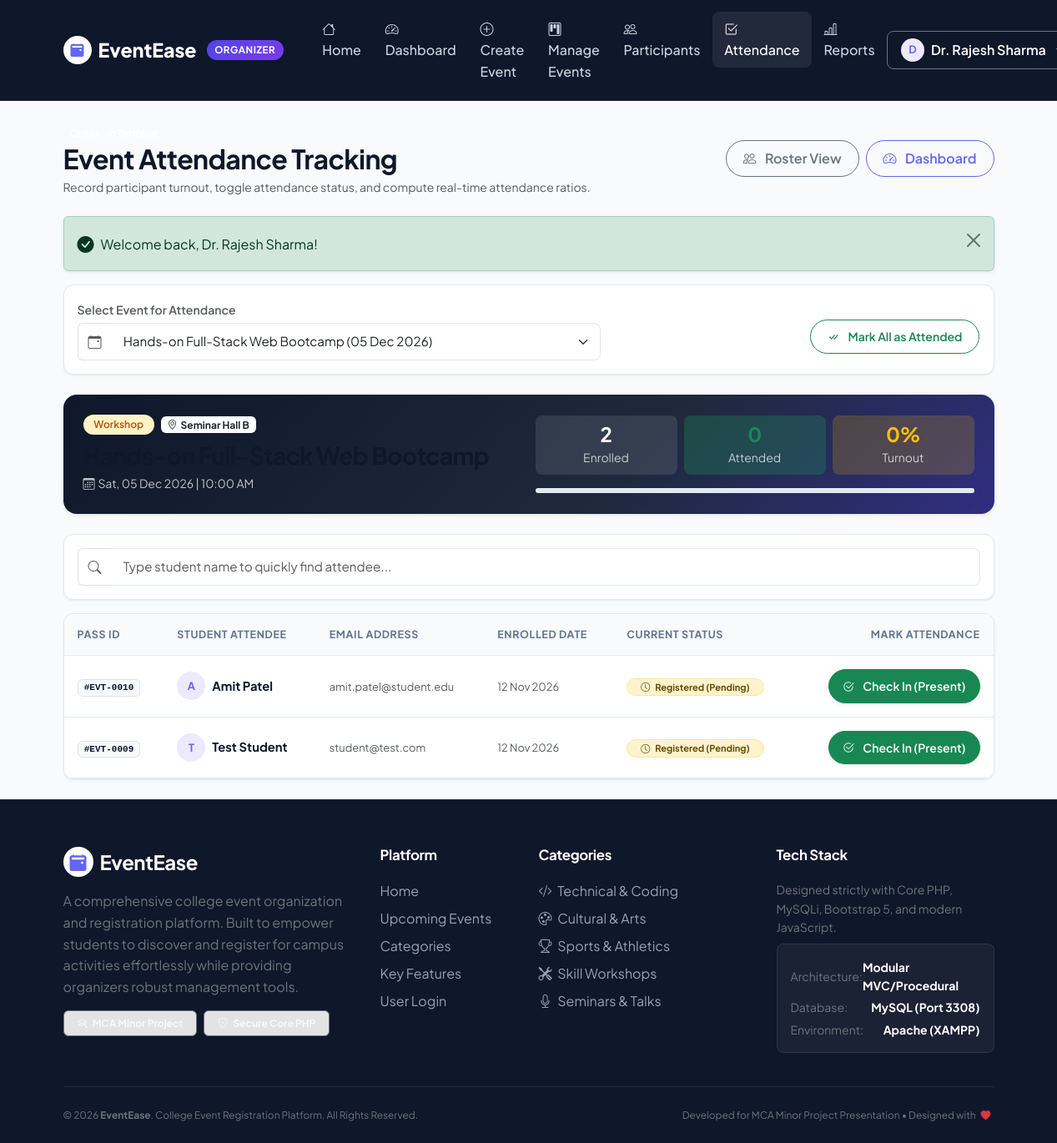
/organizer/attendance.php (signed in), run on the app's committed database.
### tables this page shows
CREATE TABLE `events` (
  `event_id` INT(11) NOT NULL AUTO_INCREMENT,
  `organizer_id` INT(11) NOT NULL,
  `event_name` VARCHAR(150) NOT NULL,
  `description` TEXT DEFAULT NULL,
  `category` VARCHAR(50) NOT NULL DEFAULT 'General',
  `venue` VARCHAR(150) NOT NULL,
  `event_date` DATETIME NOT NULL,
  `capacity` INT(11) NOT NULL,
  `created_at` TIMESTAMP NOT NULL DEFAULT CURRENT_TIMESTAMP,
  PRIMARY KEY (`event_id`),
  KEY `idx_events_organizer` (`organizer_id`),
  KEY `idx_events_date` (`event_date`),
  KEY `idx_events_category` (`category`),
  CONSTRAINT `fk_events_organizer` FOREIGN KEY (`organizer_id`) REFERENCES `users` (`user_id`) ON DELETE CASCADE ON UPDATE CASCADE
);

CREATE TABLE `registrations` (
  `registration_id` INT(11) NOT NULL AUTO_INCREMENT,
  `student_id` INT(11) NOT NULL,
  `event_id` INT(11) NOT NULL,
  `registration_date` TIMESTAMP NOT NULL DEFAULT CURRENT_TIMESTAMP,
  `status` ENUM('registered', 'cancelled', 'attended') NOT NULL DEFAULT 'registered',
  PRIMARY KEY (`registration_id`),
  UNIQUE KEY `uq_student_event` (`student_id`, `event_id`),
  KEY `idx_reg_student` (`student_id`),
  KEY `idx_reg_event` (`event_id`),
  KEY `idx_reg_status` (`status`),
  CONSTRAINT `fk_reg_student` FOREIGN KEY (`student_id`) REFERENCES `users` (`user_id`) ON DELETE CASCADE ON UPDATE CASCADE,
  CONSTRAINT `fk_reg_event` FOREIGN KEY (`event_id`) REFERENCES `events` (`event_id`) ON DELETE CASCADE ON UPDATE CASCADE
);

CREATE TABLE `users` (
  `user_id` INT(11) NOT NULL AUTO_INCREMENT,
  `full_name` VARCHAR(100) NOT NULL,
  `email` VARCHAR(100) NOT NULL,
  `password` VARCHAR(255) NOT NULL,
  `role` ENUM('student', 'organizer') NOT NULL DEFAULT 'student',
  `created_at` TIMESTAMP NOT NULL DEFAULT CURRENT_TIMESTAMP,
  PRIMARY KEY (`user_id`),
  UNIQUE KEY `uq_users_email` (`email`)
);

### organizer/attendance.php (the view, shortened to what this page needs)
<?php
require_once __DIR__ . "/../includes/auth.php";
$organizer_id = current_user_id();
$events_stmt = mysqli_prepare($conn, "SELECT event_id, event_name, event_date FROM events WHERE organizer_id = ? ORDER BY event_date DESC");
mysqli_stmt_bind_param($events_stmt, "i", $organizer_id);
mysqli_stmt_execute($events_stmt);
$events_list = mysqli_stmt_get_result($events_stmt);
$selected_event_id = filter_input(INPUT_GET, 'event_id', FILTER_VALIDATE_INT);
if (!$selected_event_id && mysqli_num_rows($events_list) > 0) {
    $first_event = mysqli_fetch_assoc($events_list);
    $selected_event_id = $first_event['event_id'];
    mysqli_data_seek($events_list, 0);
}
$event_details = null;
$participants = null;
if ($selected_event_id) {
    $ev_query = "
        SELECT
            e.*,
            COUNT(CASE WHEN r.status IN ('registered', 'attended') THEN 1 END) AS total_enrolled,
            COUNT(CASE WHEN r.status = 'attended' THEN 1 END) AS total_attended,
            COUNT(CASE WHEN r.status = 'registered' THEN 1 END) AS total_pending
        FROM events e
        LEFT JOIN registrations r ON e.event_id = r.event_id
        WHERE e.event_id = ? AND e.organizer_id = ?
        GROUP BY e.event_id
    ";
    $ev_stmt = mysqli_prepare($conn, $ev_query);
    mysqli_stmt_bind_param($ev_stmt, "ii", $selected_event_id, $organizer_id);
    mysqli_stmt_execute($ev_stmt);
    $event_details = mysqli_fetch_assoc(mysqli_stmt_get_result($ev_stmt));
    if ($event_details) {
        $p_query = "
            SELECT
                r.registration_id,
                r.registration_date,
                r.status,
                u.user_id,
                u.full_name AS student_name,
                u.email AS student_email
            FROM registrations r
            JOIN users u ON r.student_id = u.user_id
            WHERE r.event_id = ? AND r.status IN ('registered', 'attended')
            ORDER BY u.full_name ASC
        ";
        $p_stmt = mysqli_prepare($conn, $p_query);
        mysqli_stmt_bind_param($p_stmt, "i", $selected_event_id);
        mysqli_stmt_execute($p_stmt);
        $participants = mysqli_stmt_get_result($p_stmt);
    }
}
require_once __DIR__ . "/../includes/header.php";
?>
<div class="container py-4">
    <div class="d-flex flex-column flex-md-row justify-content-between align-items-md-center mb-4">
        <div>
            <span class="badge bg-purple text-white px-2 py-1 rounded-pill small">Check-in Terminal</span>
            <h2 class="fw-bold text-navy mb-1">Event Attendance Tracking</h2>
            <p class="text-muted small mb-0">Record participant turnout, toggle attendance status, and compute real-time attendance ratios.</p>
        </div>
        <div class="mt-3 mt-md-0 d-flex gap-2">
            <a href="participants.php<?php echo $selected_event_id ? '?event_id=' . $selected_event_id : ''; ?>" class="btn btn-outline-secondary rounded-pill">
                <i class="bi bi-people me-1"></i> Roster View
            </a>
            <a href="dashboard.php" class="btn btn-outline-primary rounded-pill">
                <i class="bi bi-speedometer2 me-1"></i> Dashboard
            </a>
        </div>
    </div>
    <?php display_flash_message(); ?>
    <div class="card-modern p-3 mb-4">
        <form method="GET" action="attendance.php" class="row g-2 align-items-center">
            <div class="col-md-7">
                <label class="form-label small text-muted mb-1">Select Event for Attendance</label>
                <div class="input-group">
                    <span class="input-group-text bg-white border-end-0 text-muted"><i class="bi bi-calendar-event"></i></span>
                    <select name="event_id" class="form-select border-start-0" onchange="this.form.submit()">
                        <?php if (mysqli_num_rows($events_list) === 0): ?>
                            <option value="">No events created yet</option>
                        <?php else: ?>
                            <?php
                            mysqli_data_seek($events_list, 0);
                            while ($ev = mysqli_fetch_assoc($events_list)): ?>
                                <option value="<?php echo $ev['event_id']; ?>" <?php echo ($selected_event_id == $ev['event_id']) ? 'selected' : ''; ?>>
                                    <?php echo htmlspecialchars($ev['event_name']); ?> (<?php echo date("d M Y", strtotime($ev['event_date'])); ?>)
                                </option>
                            <?php endwhile; ?>
                        <?php endif; ?>
                    </select>
                </div>
            </div>
            <div class="col-md-5 text-md-end pt-md-3">
                <?php if ($event_details && (int)$event_details['total_pending'] > 0): ?>
                    <form method="POST" action="" class="d-inline" onsubmit="return confirm('Mark ALL pending registered students as attended?');">
                        <button type="submit" class="btn btn-outline-success btn-sm rounded-pill">
                            <i class="bi bi-check-all me-1"></i> Mark All as Attended
                        </button>
                    </form>
                <?php endif; ?>
            </div>
        </form>
    </div>
    <?php if ($event_details):
        $enrolled = (int)$event_details['total_enrolled'];
        $attended = (int)$event_details['total_attended'];
        $turnout_rate = ($enrolled > 0) ? round(($attended / $enrolled) * 100) : 0;
    ?>
        <div class="card border-0 shadow-sm rounded-4 mb-4 text-white p-4" style="background: linear-gradient(135deg, #0f172a 0%, #1e293b 60%, #312e81 100%);">
            <div class="row align-items-center g-3">
                <div class="col-lg-6">
                    <div class="d-flex align-items-center gap-2 mb-2">
                        <?php echo get_category_badge($event_details['category']); ?>
                        <span class="badge bg-white text-dark small"><i class="bi bi-geo-alt me-1"></i><?php echo htmlspecialchars($event_details['venue']); ?></span>
                    </div>
                    <h3 class="fw-bold mb-1"><?php echo htmlspecialchars($event_details['event_name']); ?></h3>
                    <small class="text-light opacity-75"><i class="bi bi-calendar3 me-1"></i><?php echo format_event_date($event_details['event_date']); ?></small>
                </div>
                <div class="col-lg-6">
                    <div class="row g-2 text-center">
                        <div class="col-4">
                            <div class="p-2 rounded-3" style="background: rgba(255, 255, 255, 0.1);">
                                <h4 class="fw-bold mb-0 text-white"><?php echo $enrolled; ?></h4>
                                <small class="text-light opacity-75">Enrolled</small>
                            </div>
                        </div>
                        <div class="col-4">
                            <div class="p-2 rounded-3" style="background: rgba(34, 197, 94, 0.2);">
                                <h4 class="fw-bold mb-0 text-success"><?php echo $attended; ?></h4>
                                <small class="text-light opacity-75">Attended</small>
                            </div>
                        </div>
                        <div class="col-4">
                            <div class="p-2 rounded-3" style="background: rgba(234, 179, 8, 0.2);">
                                <h4 class="fw-bold mb-0 text-warning"><?php echo $turnout_rate; ?>%</h4>
                                <small class="text-light opacity-75">Turnout</small>
                            </div>
                        </div>
                    </div>
                    <div class="capacity-progress mt-3">
                    </div>
                </div>
            </div>
        </div>
        <div class="card-modern p-3 mb-3">
            <div class="input-group">
                <span class="input-group-text bg-white border-end-0 text-muted"><i class="bi bi-search"></i></span>
                <input type="text" class="form-control border-start-0" placeholder="Type student name to quickly find attendee..." data-filter-target="#attendanceTable" data-filter-item="tbody tr">
            </div>
        </div>
        <div class="card-modern overflow-hidden">
            <div class="table-responsive">
                <table class="table table-modern align-middle mb-0" id="attendanceTable">
                    <thead>
                        <tr>
                            <th>Pass ID</th>
                            <th>Student Attendee</th>
                            <th>Email Address</th>
                            <th>Enrolled Date</th>
                            <th>Current Status</th>
                            <th class="text-end">Mark Attendance</th>
                        </tr>
                    </thead>
                    <tbody>
                        <?php if ($participants && mysqli_num_rows($participants) > 0): ?>
                            <?php while ($row = mysqli_fetch_assoc($participants)):
                                $is_attended = ($row['status'] === 'attended');
                            ?>
                                <tr>
                                    <td>
                                        <span class="badge bg-light text-navy border font-monospace">
                                            #EVT-<?php echo str_pad($row['registration_id'], 4, '0', STR_PAD_LEFT); ?>
                                        </span>
                                    </td>
                                    <td>
                                        <div class="d-flex align-items-center gap-2">
                                            <div class="rounded-circle bg-purple-light text-purple fw-bold d-flex align-items-center justify-content-center" style="width:34px;height:34px;font-size:0.8rem;">
                                                <?php echo strtoupper(substr($row['student_name'], 0, 1)); ?>
                                            </div>
                                            <span class="fw-bold text-navy"><?php echo htmlspecialchars($row['student_name']); ?></span>
                                        </div>
                                    </td>
                                    <td>
                                        <small class="text-muted"><?php echo htmlspecialchars($row['student_email']); ?></small>
                                    </td>
                                    <td>
                                        <small class="text-muted"><?php echo date("d M Y", strtotime($row['registration_date'])); ?></small>
                                    </td>
                                    <td>
                                        <?php if ($is_attended): ?>
                                            <span class="badge bg-success-subtle text-success border border-success-subtle rounded-pill px-3 py-1">
                                                <i class="bi bi-check-circle-fill me-1"></i> Attended
                                            </span>
                                        <?php else: ?>
                                            <span class="badge bg-warning-subtle text-warning-emphasis border border-warning-subtle rounded-pill px-3 py-1">
                                                <i class="bi bi-clock me-1"></i> Registered (Pending)
                                            </span>
                                        <?php endif; ?>
                                    </td>
                                    <td class="text-end">
                                        <form method="POST" action="" class="d-inline">
                                            <?php if ($is_attended): ?>
                                                <input type="hidden" name="target_status" value="registered">
                                                <button type="submit" class="btn btn-outline-warning btn-sm rounded-pill" title="Revoke Attendance">
                                                    <i class="bi bi-arrow-counterclockwise me-1"></i> Mark Absent
                                                </button>
                                            <?php else: ?>
                                                <button type="submit" class="btn btn-success btn-sm rounded-pill px-3 shadow-sm">
                                                    <i class="bi bi-check2-circle me-1"></i> Check In (Present)
                                                </button>
                                            <?php endif; ?>
                                        </form>
                                    </td>
                                </tr>
                            <?php endwhile; ?>
                        <?php endif; ?>
                    </tbody>
                </table>
            </div>
        </div>
    <?php endif; ?>
</div>
<?php require_once __DIR__ . "/../includes/footer.php"; ?>

### includes/auth.php (shortened to what this page needs)
<?php
function current_user_id() {
    return $_SESSION['user_id'] ?? null;
}
function display_flash_message() {
    if (isset($_SESSION['flash_message'])) {
        $type = htmlspecialchars($_SESSION['flash_message']['type']);
        $text = htmlspecialchars($_SESSION['flash_message']['text']);
        $icon = 'bi-info-circle';
        if ($type === 'success') $icon = 'bi-check-circle-fill';
        echo "
        <div class='alert alert-{$type} alert-dismissible fade show d-flex align-items-center shadow-sm' role='alert'>
            <i class='bi {$icon} me-2 fs-5'></i>
            <div>{$text}</div>
            <button type='button' class='btn-close' data-bs-dismiss='alert' aria-label='Close'></button>
        </div>";
    }
}
function format_event_date($datetime) {
    $timestamp = strtotime($datetime);
    return date("D, d M Y | h:i A", $timestamp);
}
function get_category_badge($category) {
    $colors = [
        'Technical' => 'badge-cat-tech',
        'Cultural'  => 'badge-cat-cult',
        'Sports'    => 'badge-cat-sport',
        'Workshop'  => 'badge-cat-work',
        'Seminar'   => 'badge-cat-sem',
        'Academic'  => 'badge-cat-acad'
    ];
    $cls = $colors[$category] ?? 'badge-cat-gen';
    return "<span class='badge {$cls}'>" . htmlspecialchars($category) . "</span>";
}

### data on the page
events: category "Workshop", venue "Seminar Hall B", event_date "Sat, 05 Dec 2026 | 10:00 AM"
registrations: registration_id "0010", student.full_name "A", student.full_name "Amit Patel", student.email "amit.patel@student.edu", registration_date "12 Nov 2026", status "registered" (drawn)
registrations: registration_id "0009", student.full_name "T", student.full_name "Test Student", student.email "student@test.com", registration_date "12 Nov 2026", status "registered" (drawn)

### other printed values
$user_role "ORGANIZER"
substr($user_name, 0, 1) "D"
$user_name "Dr. Rajesh Sharma"
$text "Welcome back, Dr. Rajesh Sharma!"
$enrolled "2"
$attended "0"
$turnout_rate "0"
$port "3308"
form field event_id "Hands-on Full-Stack Web Bootcamp (05 Dec 2026)"
